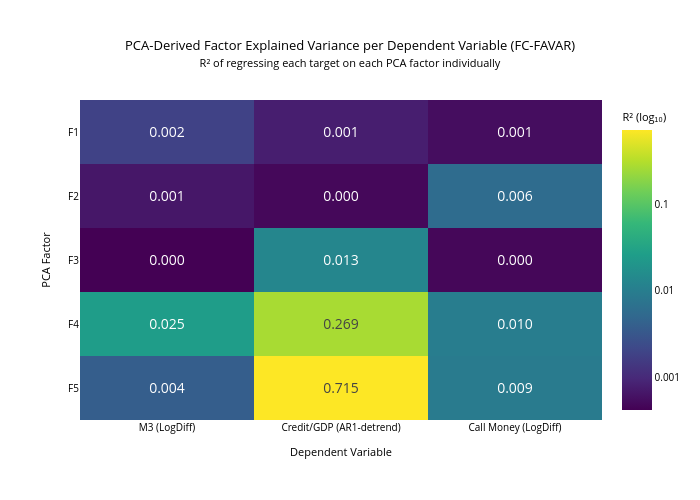

Notebook code cell kept with this figure:
### Code cell
# PCA-Derived Factor Explained Variance per Dependent Variable (FC-FAVAR)

# Dependent Variable
dep_vars  = [
    "LogDiff-Monetary Aggregates - M3 (JPY)",
    "AR(1)detrend-Total Credit - Private Non-Financial (%GDP)",
    "LogDiff-Call Money/Interbank Immediate (%)"
]
dep_labels = ["M3 (LogDiff)", "Credit/GDP\n(AR1-detrend)", "Call Money\n(LogDiff)"]
factor_cols = ["F1", "F2", "F3", "F4", "F5"]

# R-squared 
def r2_ols(x, y):
    X = np.column_stack([np.ones(len(x)), x])
    beta = np.linalg.lstsq(X, y, rcond=None)[0]
    y_hat = X @ beta
    ss_res = np.sum((y - y_hat) ** 2)
    ss_tot = np.sum((y - y.mean()) ** 2)
    return 1.0 - ss_res / ss_tot if ss_tot > 0 else 0.0
# R-Squared Matrix
r2_matrix = np.zeros((len(factor_cols), len(dep_vars)))
for j, dv in enumerate(dep_vars):
    y = favar_core_df[dv].dropna().values
    for i, fk in enumerate(factor_cols):
        x_raw = favar_core_df[fk].reindex(favar_core_df[dv].dropna().index).values
        mask  = ~np.isnan(x_raw) & ~np.isnan(y)
        r2_matrix[i, j] = r2_ols(x_raw[mask], y[mask])
r2_df = pd.DataFrame(r2_matrix, index=factor_cols, columns=dep_labels)

# Log-transform for color mapping only 
eps = 1e-4
z_log = np.log10(np.maximum(r2_matrix, eps))

# Text Annotation 
text_annot = [[f"{r2_matrix[i,j]:.3f}" for j in range(len(dep_vars))]
              for i in range(len(factor_cols))]
# Color Rescaling
fig = go.Figure(
    data=go.Heatmap(
        z = z_log,           
        x = dep_labels,
        y = factor_cols,
        text = text_annot,
        texttemplate = "%{text}",
        textfont = dict(size=14),
        colorscale = "Viridis",
        colorbar = dict(
            title = dict(text="R² (log₁₀)", font=dict(size=11, color="black")),
            tickformat = ".1f",
            tickvals = [-4, -3, -2, -1, 0],
            ticktext = ["0.0001", "0.001", "0.01", "0.1", "1.0"],
            tickfont = dict(size=10, color="black"),
        ),
    )
)
# Figure Layout & Cosmetics
fig.update_layout(
    title=dict(
        text=(
            "PCA-Derived Factor Explained Variance per Dependent Variable (FC-FAVAR)<br>"
            "<span style='font-size:11px;font-weight:normal;color:black'>"
            "R² of regressing each target on each PCA factor individually"
            "</span>"
        ),
        x=0.5, xanchor="center",
        font=dict(size=13, color="black"),
    ),
    xaxis=dict(
        title=dict(text="Dependent Variable", font=dict(size=11, color="black")),
        tickfont=dict(size=10, color="black"),
    ),
    yaxis=dict(
        title=dict(text="PCA Factor", font=dict(size=11, color="black")),
        tickfont=dict(size=10, color="black"),
        autorange="reversed",
    ),
    width=700, height=500,
    margin=dict(l=80, r=40, t=100, b=80),
    font=dict(size=11, color="black"),
    paper_bgcolor="white",
    plot_bgcolor="white",
)
fig.show()

### Figure 1 — Plotly figure (JSON) as saved in the notebook; plotly's stock layout.template omitted (floating-point values rounded to 4 significant figures)
{"data": [{"colorbar": {"tickfont": {"color": "black", "size": 10}, "tickformat": ".1f", "ticktext": ["0.0001", "0.001", "0.01", "0.1", "1.0"], "tickvals": [-4, -3, -2, -1, 0], "title": {"font": {"color": "black", "size": 11}, "text": "R² (log₁₀)"}}, "colorscale": [[0, "#440154"], [0.1111, "#482878"], [0.2222, "#3e4989"], [0.3333, "#31688e"], [0.4444, "#26828e"], [0.5556, "#1f9e89"], [0.6667, "#35b779"], [0.7778, "#6ece58"], [0.8889, "#b5de2b"], [1, "#fde725"]], "text": [["0.002", "0.001", "0.001"], ["0.001", "0.000", "0.006"], ["0.000", "0.013", "0.000"], ["0.025", "0.269", "0.010"], ["0.004", "0.715", "0.009"]], "textfont": {"size": 14}, "texttemplate": "%{text}", "type": "heatmap", "x": ["M3 (LogDiff)", "Credit/GDP\n(AR1-detrend)", "Call Money\n(LogDiff)"], "y": ["F1", "F2", "F3", "F4", "F5"], "z": [[-2.729, -3.11, -3.264], [-3.177, -3.311, -2.245], [-3.376, -1.887, -3.324], [-1.599, -0.5704, -2.006], [-2.418, -0.1456, -2.031]]}], "layout": {"font": {"color": "black", "size": 11}, "height": 500, "margin": {"b": 80, "l": 80, "r": 40, "t": 100}, "paper_bgcolor": "white", "plot_bgcolor": "white", "title": {"font": {"color": "black", "size": 13}, "text": "PCA-Derived Factor Explained Variance per Dependent Variable (FC-FAVAR)<br><span style='font-size:11px;font-weight:normal;color:black'>R² of regressing each target on each PCA factor individually</span>", "x": 0.5, "xanchor": "center"}, "width": 700, "xaxis": {"tickfont": {"color": "black", "size": 10}, "title": {"font": {"color": "black", "size": 11}, "text": "Dependent Variable"}}, "yaxis": {"autorange": "reversed", "tickfont": {"color": "black", "size": 10}, "title": {"font": {"color": "black", "size": 11}, "text": "PCA Factor"}}}}
